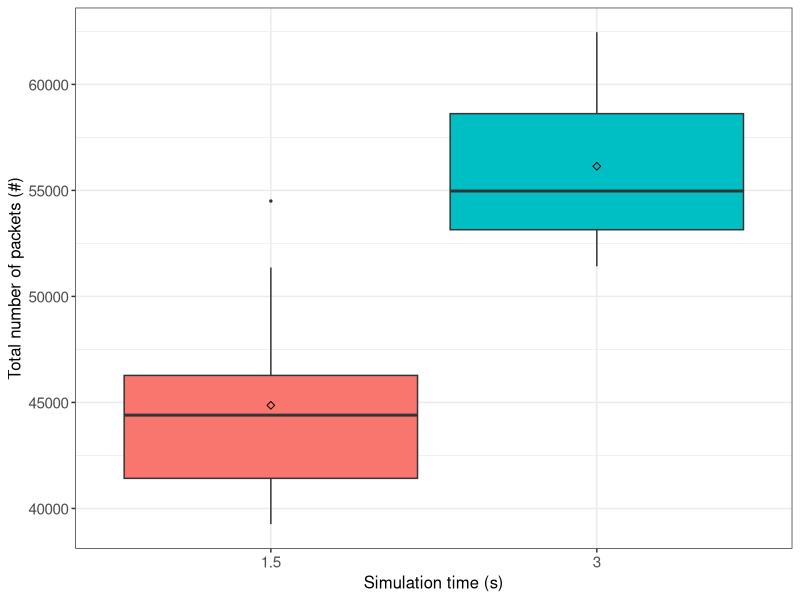
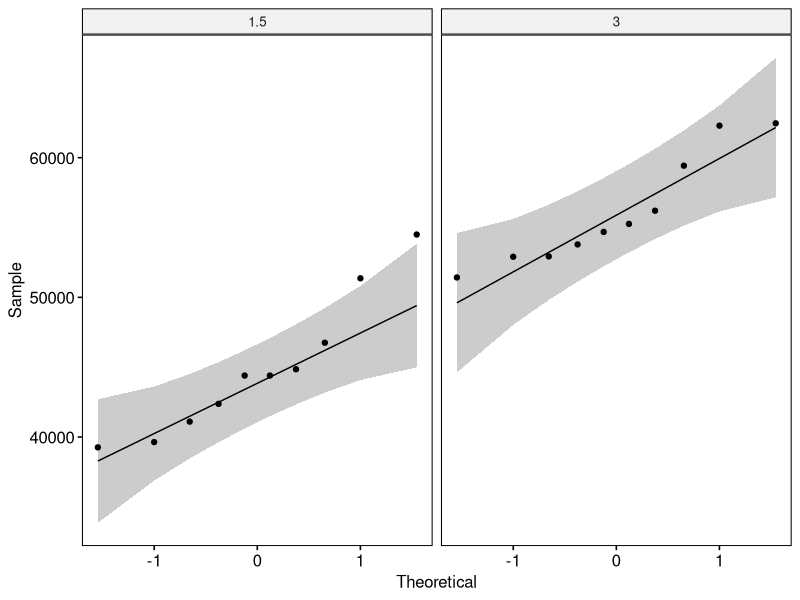

Reproduce these figures in R, in order.
## ---- chunk 1
if (!require('tidyverse')) install.packages('tidyverse', dependencies = TRUE); library('tidyverse')
if (!require('ggpubr')) install.packages('ggpubr', dependencies = TRUE); library('ggpubr')
if (!require('rstatix')) install.packages('rstatix', dependencies = TRUE); library('rstatix')
if (!require('ggplot2')) install.packages('ggplot2', dependencies = TRUE); library('ggplot2')
## ---- chunk 2
data <- read.csv(file = '../../raw_data/test_sim_period/run_table.csv')
data <- subset(data, select = c(X__run_id, sim_period, num_of_packets))
data$sim_period <- as.factor(data$sim_period)
data$num_of_packets <- as.numeric(data$num_of_packets)
## ---- chunk 3
data %>%
  group_by(sim_period) %>%
  get_summary_stats(num_of_packets, type = "mean_sd")
## ---- chunk 4
#pdf(file = "../../figures/sim_time_effect/num-of-packets.pdf")

ggplot(data, aes(x = sim_period, y = num_of_packets, fill = sim_period)) +
  theme_bw() + 
  geom_boxplot(width = 0.9, outlier.size = 0.5) + 
  stat_summary(fun = mean, color = 'black', geom = 'point', shape = 5, size = 1.5) +
  labs(x = "Simulation time (s)", y = "Total number of packets (#)") +
  theme(legend.position = 'none') +
  theme(
    axis.title.x = element_text(size = 12, family = 'sans'),
    axis.title.y = element_text(size = 12, family = 'sans'),
    axis.text.x = element_text(size = 11, family = 'sans'),
    axis.text.y = element_text(size = 11, family = 'sans')
  )

#dev.off()
## ---- chunk 5
data %>% 
  group_by(sim_period) %>%
  identify_outliers(num_of_packets)
## ---- chunk 6
ggqqplot(data, x = "num_of_packets", facet.by = "sim_period")
## ---- chunk 7
data %>%
  group_by(sim_period) %>%
  shapiro_test(num_of_packets)
## ---- chunk 8
data %>%
  t_test(num_of_packets ~ sim_period) %>%
  add_significance()
## ---- chunk 9
data %>%
  cohens_d(num_of_packets ~ sim_period)
